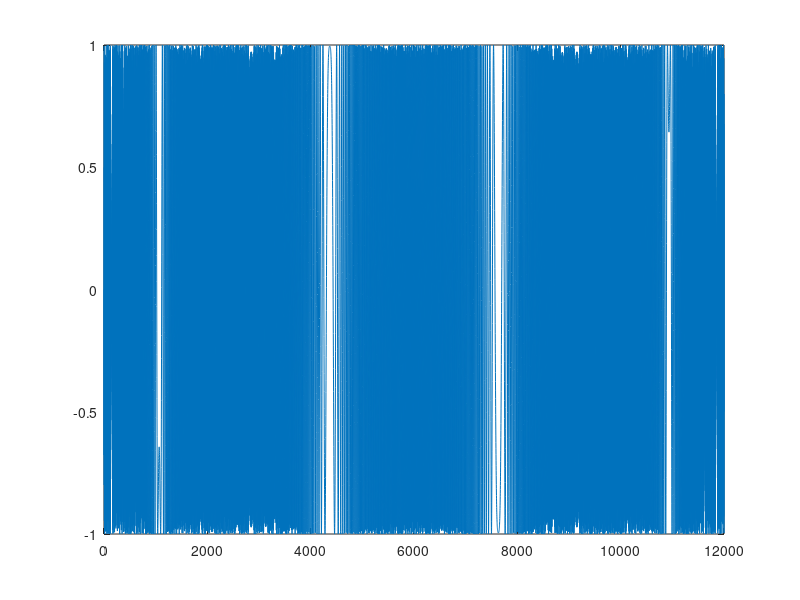

The MATLAB script that drew this image: (Note: this script raises an error after producing the figure.)
% signal.m
%%%%%%%%%%%%%%%%%%%%%%
%
% Create a signal
%
%%%%%%%%%%%%%%%%%%%%%%
fs=1000;
Ts=1/fs;
N=12000;
t=(0:N-1)*Ts;
s=sin(2*t.*(t-3).*(t-6).*(t-9).*(t-12));
% sound(s)
% plot(t,s);
% title('Original Audio Signal x(t)');
% xlabel('time t [sec]');
% ylabel('amplitude');

plot(s);
title('Discrete time signal x[n]:=x(n/fs)','x(t) = sin(2t(t-3)(t-6)(t-9)(t-12))');
xlabel('n = 0, 1, 2, ..., N-1');
ylabel('x[n]');
yticks([-1 0 1]);
